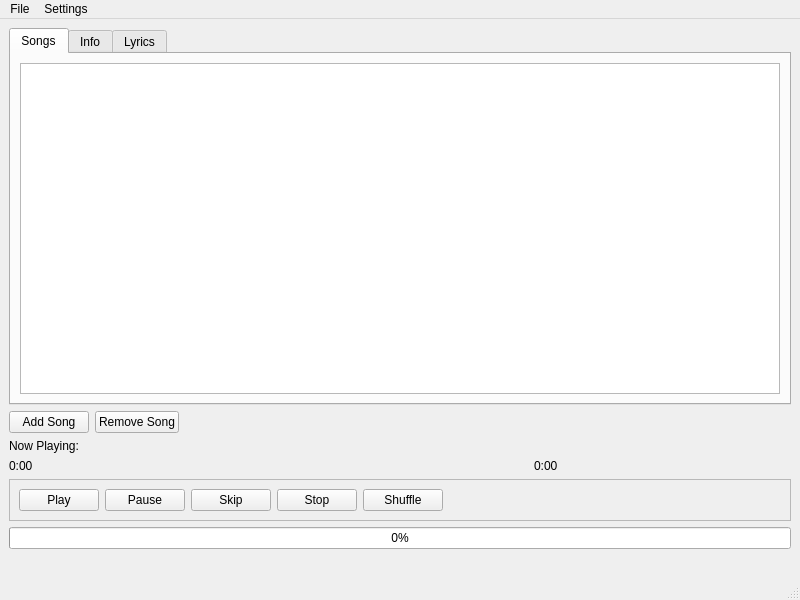
<?xml version="1.0" encoding="UTF-8"?>
<ui version="4.0">
 <class>MainWindow</class>
 <widget class="QMainWindow" name="MainWindow">
  <property name="geometry">
   <rect>
    <x>0</x>
    <y>0</y>
    <width>800</width>
    <height>600</height>
   </rect>
  </property>
  <property name="windowTitle">
   <string>Aceradio</string>
  </property>
  <widget class="QWidget" name="centralwidget">
   <layout class="QVBoxLayout" name="verticalLayout">
    <item>
     <widget class="QTabWidget" name="mainTabWidget">
      <property name="currentIndex">
       <number>0</number>
      </property>
      <widget class="QWidget" name="songsTab">
       <attribute name="title">
        <string>Songs</string>
       </attribute>
       <layout class="QVBoxLayout" name="verticalLayout_2">
        <item>
         <widget class="QTableView" name="songListView">
          <property name="minimumSize">
           <size>
            <width>0</width>
            <height>200</height>
           </size>
          </property>
          <property name="editTriggers">
           <set>QAbstractItemView::EditTrigger::NoEditTriggers</set>
          </property>
          <property name="selectionBehavior">
           <enum>QAbstractItemView::SelectionBehavior::SelectRows</enum>
          </property>
         </widget>
        </item>
       </layout>
      </widget>
      <widget class="QWidget" name="infoTab">
       <attribute name="title">
        <string>Info</string>
       </attribute>
       <layout class="QHBoxLayout" name="horizontalLayout">
        <item>
         <widget class="QPlainTextEdit" name="jsonTextEdit">
          <property name="readOnly">
           <bool>true</bool>
          </property>
         </widget>
        </item>
       </layout>
      </widget>
      <widget class="QWidget" name="lyricsTab">
       <attribute name="title">
        <string>Lyrics</string>
       </attribute>
       <layout class="QVBoxLayout" name="verticalLayout_3">
        <item>
         <widget class="QTextEdit" name="lyricsTextEdit">
          <property name="font">
           <font>
            <family>Monospace</family>
           </font>
          </property>
          <property name="readOnly">
           <bool>true</bool>
          </property>
         </widget>
        </item>
       </layout>
      </widget>
     </widget>
    </item>
    <item>
     <layout class="QHBoxLayout" name="buttonLayout">
      <item>
       <widget class="QPushButton" name="addSongButton">
        <property name="text">
         <string>Add Song</string>
        </property>
       </widget>
      </item>
      <item>
       <widget class="QPushButton" name="removeSongButton">
        <property name="text">
         <string>Remove Song</string>
        </property>
       </widget>
      </item>
      <item>
       <spacer name="horizontalSpacer">
        <property name="orientation">
         <enum>Qt::Orientation::Horizontal</enum>
        </property>
        <property name="sizeHint" stdset="0">
         <size>
          <width>40</width>
          <height>20</height>
         </size>
        </property>
       </spacer>
      </item>
     </layout>
    </item>
    <item>
     <widget class="QLabel" name="nowPlayingLabel">
      <property name="layoutDirection">
       <enum>Qt::LayoutDirection::LeftToRight</enum>
      </property>
      <property name="text">
       <string>Now Playing:</string>
      </property>
      <property name="alignment">
       <set>Qt::AlignmentFlag::AlignLeading|Qt::AlignmentFlag::AlignLeft|Qt::AlignmentFlag::AlignVCenter</set>
      </property>
     </widget>
    </item>
    <item>
     <layout class="QHBoxLayout" name="timeControlsLayout">
      <item>
       <widget class="QLabel" name="elapsedTimeLabel">
        <property name="text">
         <string>0:00</string>
        </property>
       </widget>
      </item>
      <item>
       <widget class="ClickableSlider" name="positionSlider" native="true">
        <property name="mouseTracking">
         <bool>false</bool>
        </property>
        <property name="tabletTracking">
         <bool>false</bool>
        </property>
       </widget>
      </item>
      <item>
       <widget class="QLabel" name="durationLabel">
        <property name="text">
         <string>0:00</string>
        </property>
       </widget>
      </item>
     </layout>
    </item>
    <item>
     <widget class="QFrame" name="controlsFrame">
      <property name="frameShape">
       <enum>QFrame::Shape::StyledPanel</enum>
      </property>
      <property name="frameShadow">
       <enum>QFrame::Shadow::Raised</enum>
      </property>
      <layout class="QHBoxLayout" name="controlsLayout">
       <item>
        <widget class="QPushButton" name="playButton">
         <property name="text">
          <string>Play</string>
         </property>
         <property name="icon">
          <iconset theme="media-playback-start"/>
         </property>
        </widget>
       </item>
       <item>
        <widget class="QPushButton" name="pauseButton">
         <property name="text">
          <string>Pause</string>
         </property>
         <property name="icon">
          <iconset theme="media-playback-pause"/>
         </property>
        </widget>
       </item>
       <item>
        <widget class="QPushButton" name="skipButton">
         <property name="text">
          <string>Skip</string>
         </property>
         <property name="icon">
          <iconset theme="media-skip-forward"/>
         </property>
        </widget>
       </item>
       <item>
        <widget class="QPushButton" name="stopButton">
         <property name="text">
          <string>Stop</string>
         </property>
         <property name="icon">
          <iconset theme="media-playback-stop"/>
         </property>
        </widget>
       </item>
       <item>
        <widget class="QPushButton" name="shuffleButton">
         <property name="text">
          <string>Shuffle</string>
         </property>
         <property name="icon">
          <iconset theme="media-playlist-shuffle"/>
         </property>
         <property name="checkable">
          <bool>true</bool>
         </property>
        </widget>
       </item>
       <item>
        <spacer name="horizontalSpacer_2">
         <property name="orientation">
          <enum>Qt::Orientation::Horizontal</enum>
         </property>
         <property name="sizeHint" stdset="0">
          <size>
           <width>40</width>
           <height>20</height>
          </size>
         </property>
        </spacer>
       </item>
      </layout>
     </widget>
    </item>
    <item>
     <layout class="QVBoxLayout" name="statusLayout">
      <item>
       <widget class="QProgressBar" name="progressBar">
        <property name="value">
         <number>0</number>
        </property>
       </widget>
      </item>
      <item>
       <widget class="QLabel" name="statusLabel">
        <property name="text">
         <string/>
        </property>
       </widget>
      </item>
     </layout>
    </item>
   </layout>
  </widget>
  <widget class="QMenuBar" name="menubar">
   <property name="geometry">
    <rect>
     <x>0</x>
     <y>0</y>
     <width>800</width>
     <height>32</height>
    </rect>
   </property>
   <widget class="QMenu" name="menuFile">
    <property name="title">
     <string>File</string>
    </property>
    <addaction name="actionSaveSong"/>
    <addaction name="actionSavePlaylist"/>
    <addaction name="actionLoadPlaylist"/>
    <addaction name="actionAppendPlaylist"/>
    <addaction name="actionClearPlaylist"/>
    <addaction name="actionQuit"/>
   </widget>
   <widget class="QMenu" name="menuSettings">
    <property name="title">
     <string>Settings</string>
    </property>
    <addaction name="actionAdvancedSettings"/>
   </widget>
   <addaction name="menuFile"/>
   <addaction name="menuSettings"/>
  </widget>
  <widget class="QStatusBar" name="statusbar"/>
  <action name="actionSavePlaylist">
   <property name="icon">
    <iconset theme="QIcon::ThemeIcon::DocumentSaveAs"/>
   </property>
   <property name="text">
    <string>Save Playlist</string>
   </property>
   <property name="shortcut">
    <string>Ctrl+S</string>
   </property>
  </action>
  <action name="actionLoadPlaylist">
   <property name="icon">
    <iconset theme="QIcon::ThemeIcon::DocumentOpen"/>
   </property>
   <property name="text">
    <string>Load Playlist...</string>
   </property>
   <property name="shortcut">
    <string>Ctrl+O</string>
   </property>
  </action>
  <action name="actionAdvancedSettings">
   <property name="text">
    <string>Ace Step</string>
   </property>
  </action>
  <action name="actionQuit">
   <property name="icon">
    <iconset theme="QIcon::ThemeIcon::ApplicationExit"/>
   </property>
   <property name="text">
    <string>Quit</string>
   </property>
   <property name="shortcut">
    <string>Ctrl+Q</string>
   </property>
  </action>
  <action name="actionClearPlaylist">
   <property name="icon">
    <iconset theme="QIcon::ThemeIcon::EditDelete"/>
   </property>
   <property name="text">
    <string>Clear Playlist</string>
   </property>
  </action>
  <action name="actionSaveSong">
   <property name="icon">
    <iconset theme="QIcon::ThemeIcon::DocumentSaveAs"/>
   </property>
   <property name="text">
    <string>Save Song</string>
   </property>
  </action>
  <action name="actionAppendPlaylist">
   <property name="icon">
    <iconset theme="QIcon::ThemeIcon::DocumentOpen"/>
   </property>
   <property name="text">
    <string>Append Playlist</string>
   </property>
  </action>
 </widget>
 <customwidgets>
  <customwidget>
   <class>ClickableSlider</class>
   <extends>QWidget</extends>
   <header>clickableslider.h</header>
  </customwidget>
 </customwidgets>
 <resources/>
 <connections/>
</ui>
